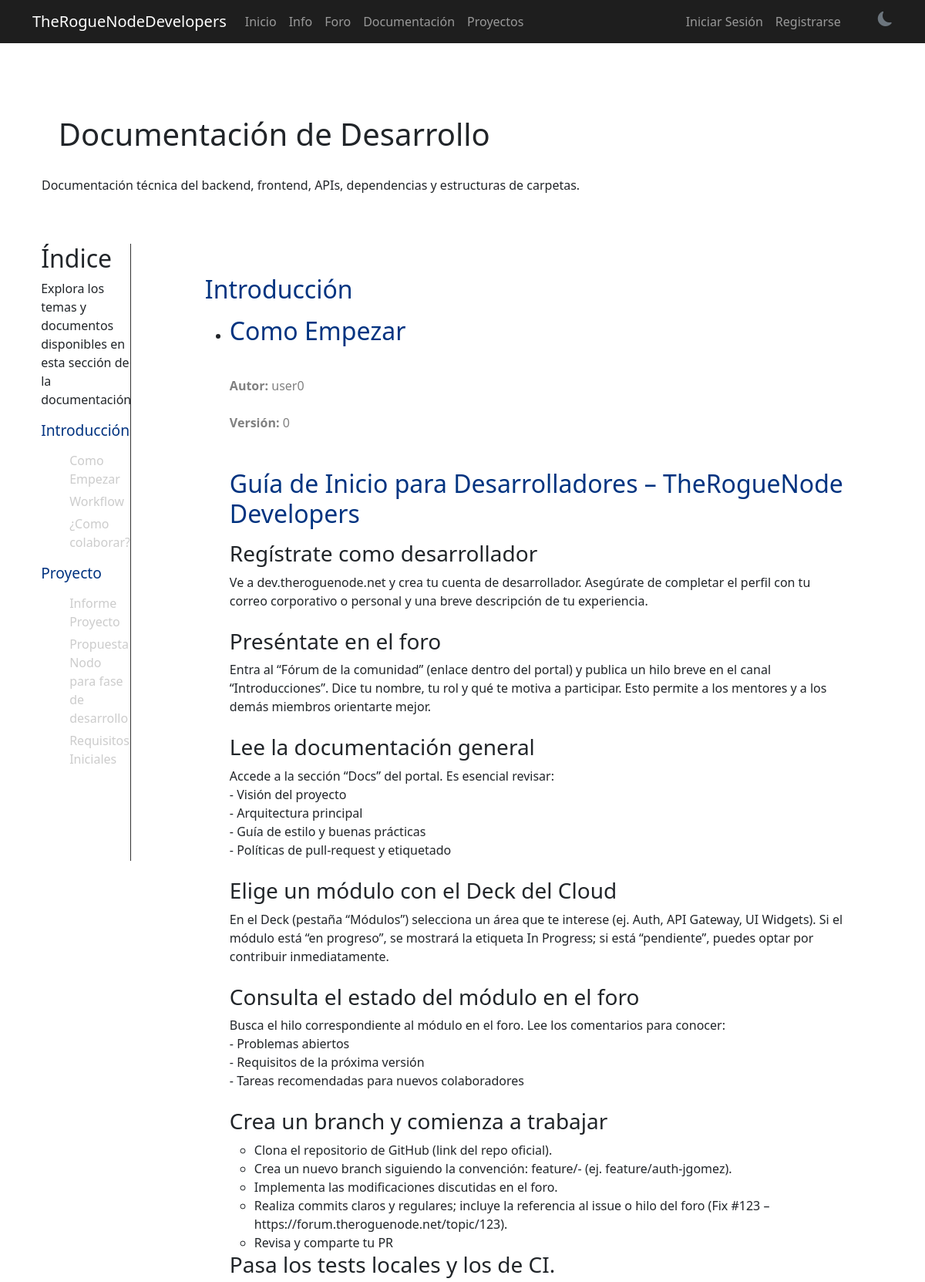
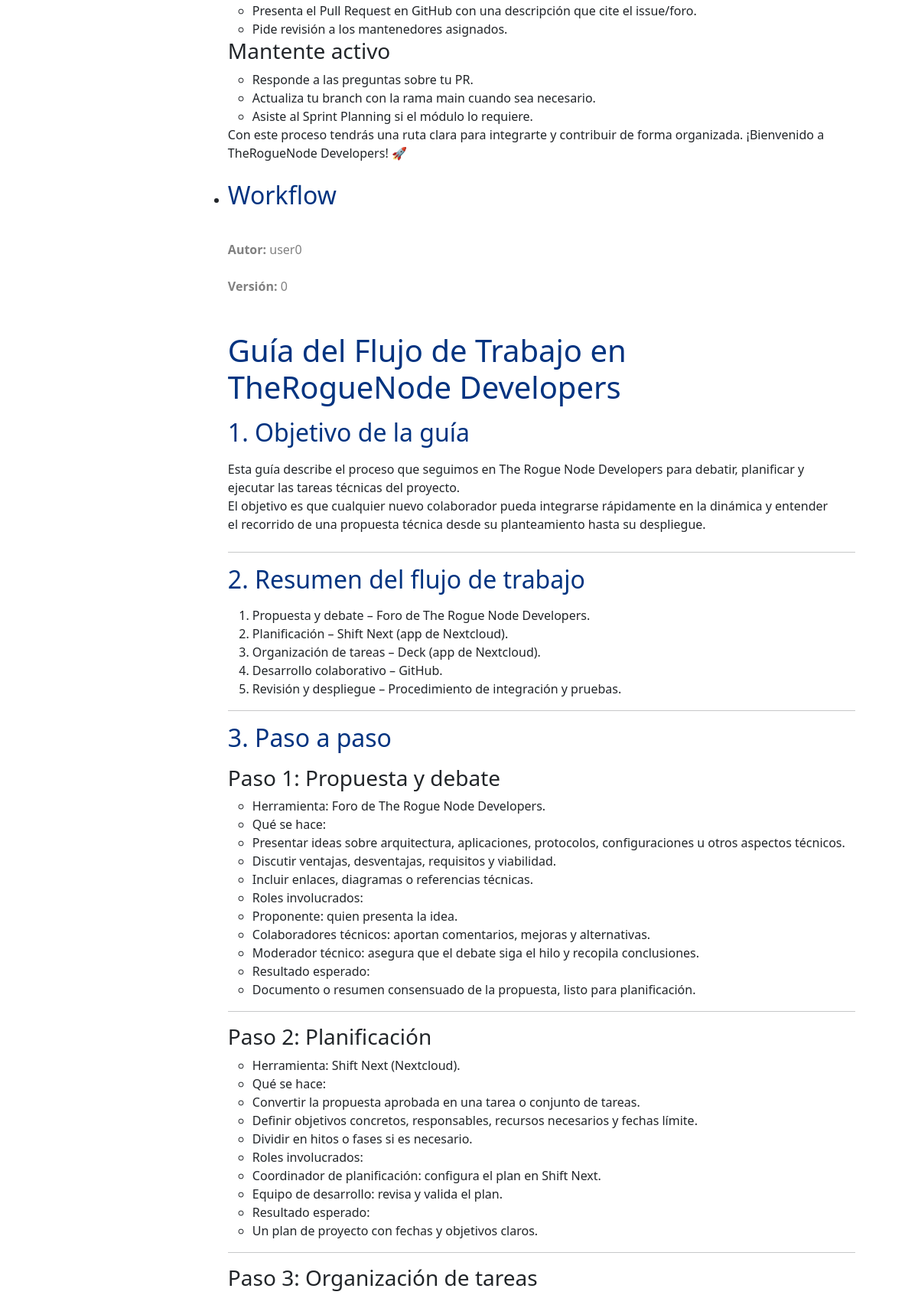
The page /docs/developers/index/ (upper part) on the database its author committed (2 pictures, top to bottom).
### docs/models.py (models this page shows, shortened)
class DocTopic(models.Model):
    name = models.CharField(max_length=100, unique=True)
    description = models.TextField(blank=True, null=True)

class Documentation(models.Model):
    title = models.CharField(max_length=200)
    content = models.TextField()
    created_at = models.DateTimeField(auto_now_add=True)
    updated_at = models.DateTimeField(auto_now=True)
    author = models.ForeignKey(CustomUser, on_delete=models.SET_NULL, null=True)
    version = models.CharField(max_length=50)
    is_public = models.BooleanField(default=False)
    section = models.CharField(
        max_length=3,
        choices=DocSection.choices,
        default=DocSection.NETWORK
    )
    process_state = models.CharField(
        max_length=2,
        choices=ProcessState.choices,
        default=ProcessState.DEVELOPMENT
    )
    doc_topic = models.ForeignKey(
        DocTopic,
        on_delete=models.CASCADE,
        related_name='documents',
        null=True,
        blank=True
    )

### accounts/models.py (models this page shows, shortened)
class CustomUser(AbstractUser):
    email = models.EmailField(_('email address'), unique=True)
    bio = models.TextField(_('biography'), max_length=500, blank=True)
    avatar = models.ImageField(
        upload_to='avatars/',
        blank=True,
        null=True,
        default='avatars/default.png'
    )
    role = models.CharField(max_length=100, blank=True)
    github_profile = models.URLField(blank=True)
    USERNAME_FIELD = 'email'
    REQUIRED_FIELDS = ['username']
    class Meta:
        verbose_name = _('user')
        verbose_name_plural = _('users')

### docs/views.py (the view)
# urls.py: path('developers/index/', views.documentation_development, name='documentation_development'),
def documentation_development(request):
    documents = Documentation.objects.filter(
        process_state='DE',
        doc_topic__isnull=False
    ).select_related('doc_topic').order_by('doc_topic__name', 'title')
    context = {
        'title': 'Documentación de Desarrollo',
        'description': 'Documentación técnica del backend, frontend, APIs, dependencias y estructuras de carpetas.',
        'documents' : documents
    }
    return render(request, 'docs/documentation_base.html', context)

### docs/templates/docs/documentation_base.html (shortened to what this page needs)
{% extends 'base.html' %}
{% block content %}
<div class="container py-5">
    <h1 style="padding: 2%;">{{title}}</h1>
    <p>{{description}}</p>
</div>
<div class="doc_container">
    <aside class="index_sidebar">
        <div>
            <h2>Índice</h2>
            <p>Explora los temas y documentos disponibles en esta sección de la documentación.</p>
        </div>
            {% include 'docs/_documentation_index.html' %}
    </aside>
    <section class="doc_content" >
        {% include 'docs/_documentation_detail.html' %}
    </section>
</div>
{% endblock %}

### docs/templates/docs/_documentation_index.html
{% regroup documents by doc_topic as topic_list %}
{% for group in topic_list %}
    <h4>{{ group.grouper.name }}</h4>
    <ul>
        {% for doc in group.list %}
            <li>
                <a href="#doc-{{ doc.id }}">{{ doc.title }}</a>
            </li>
        {% empty %}
            <li>No hay documentación en este topic.</li>
        {% endfor %}
    </ul>
{% endfor %}

### docs/templates/docs/_documentation_detail.html
{% load docs_markdown_tags %}
{% regroup documents by doc_topic as topic_list %}
{% for group in topic_list %}
    <h2>{{ group.grouper.name }}</h2>
        <ul>
            {% for doc in group.list %}
                <li id="doc-{{ doc.id }}">
                        <h2>{{ doc.title }}</h2>
                        <div style="display: grid; grid-template-rows: repeat(1,2fr);color:grey !important;">
                            <div> <p></p><strong>Autor:</strong> {{ doc.author.username }}</p> </div>
                            <div> <p><strong>Versión:</strong> {{ doc.version }}</p> </div>
                        </div>
                        <p>{{ doc.content|markdown| safe}}</p>
                    </li>
                    {% empty %}
                    <li>No hay documentos relacionados.</li>
            {% endfor %}
        </ul>
{% endfor %}

### TheRogueNodeDevelopers/static/css/styles.css (style rules this page uses)
[data-theme="light"] { --primary-bg: #fff; --secondary-bg: #1e1e1e; --text-color: #212529; --accent-color: #ff0066; --card-bg: #eee; --border-color: #495057; --bs-btn-bg: #ff0066; --title-color: #003380; }
body { background-color: var(--primary-bg); color: var(--text-color); transition: background-color 0.3s ease, color 0.3s ease; }
body { margin: 0; margin-bottom: 5%; display: flex; flex-direction: column; justify-content: flex-end; }
.doc_container { width: 100% !important; background-color: var(--primary-bg); margin: 0px; padding: 0px; display: flex; }
.index_sidebar { border-right: #333 solid 1px; width: 250px; background-color: var(--primary-bg); color: var(--text-color); position: sticky; top: 0; height: 100vh; padding-left: 1%; margin-right: 5%; overflow-y: auto; scrollbar-width: thin; }
.index_sidebar h4 { color: var(--title-color); font-size: 1.2em; margin-bottom: 1rem; }
.index_sidebar ul { list-style: none; }
.index_sidebar ul li { margin: 5px; }
.index_sidebar ul li a { color: #ccc; text-decoration: none; transition: color 0.3s; }
.doc_content { flex-grow: 1; padding: 40px; background-color: var(--primary-bg); overflow-y: auto; scrollbar-width: thin; }
.doc_content h1, .doc_content h2 { margin-bottom: 1rem; color: var(--title-color); }
.doc_content p { margin-bottom: 1.5rem; max-width: 800px; }

### rows shown on the page
DocTopic: grouper.name "Introducción"
Documentation: title "Como Empezar", author.username "user0", version "0", content "Guía de Inicio para Desarrolladores – TheRogueNode Developers Regístrate como desarrollador Ve a dev.theroguenode.net y crea tu cuenta de desarrollador. Asegúrate de completar el perfil con tu correo corporativo o personal y una breve descripción de tu experiencia. Preséntate en el foro Entra al “Fórum de la comunidad” (enlace dentro del portal) y publica un hilo breve en el canal “Introducciones”. Dice tu nombre, tu rol y qué te motiva a participar. Esto permite a los mentores y a los demás miembros orientarte mejor. Lee la documentación general Accede a la sección “Docs” del portal. Es esencial revisar: - Visión del proyecto - Arquitectura principal - Guía de estilo y buenas prácticas -…"
Documentation: title "Workflow", author.username "user0", version "0", content "Guía del Flujo de Trabajo en TheRogueNode Developers 1. Objetivo de la guía Esta guía describe el proceso que seguimos en The Rogue Node Developers para debatir, planificar y ejecutar las tareas técnicas del proyecto. El objetivo es que cualquier nuevo colaborador pueda integrarse rápidamente en la dinámica y entender el recorrido de una propuesta técnica desde su planteamiento hasta su despliegue. 2. Resumen del flujo de trabajo Propuesta y debate – Foro de The Rogue Node Developers. Planificación – Shift Next (app de Nextcloud). Organización de tareas – Deck (app de Nextcloud). Desarrollo colaborativo – GitHub. Revisión y despliegue – Procedimiento de integración y pruebas. 3. Paso a paso…"
Documentation: title "¿Como colaborar?"
DocTopic: grouper.name "Proyecto"
Documentation: title "Informe Proyecto"
Documentation: title "Propuesta Nodo para fase de desarrollo"
Documentation: title "Requisitos Iniciales"

### other values the page prints
{{ title }} "Documentación de Desarrollo"
{{ description }} "Documentación técnica del backend, frontend, APIs, dependencias y estructuras de carpetas."
